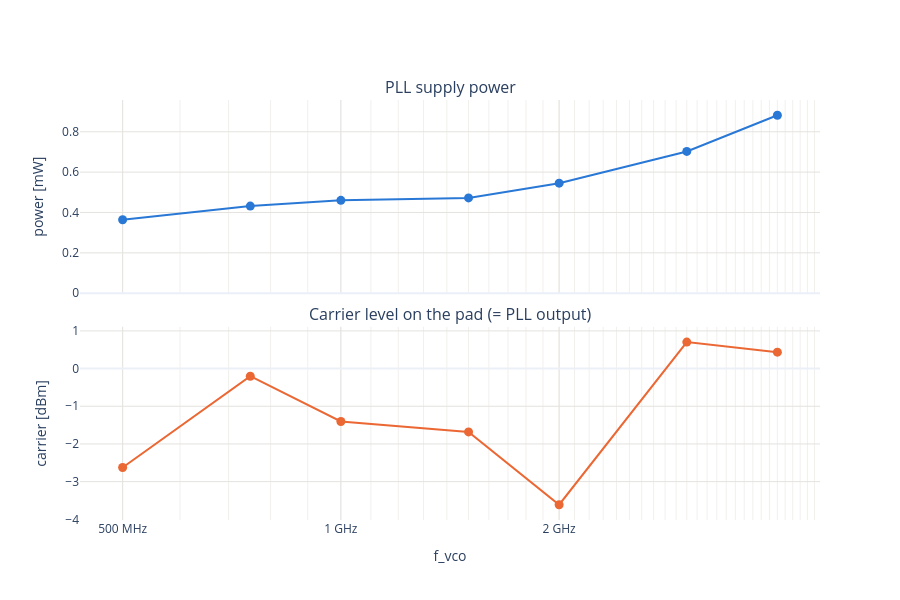

Source (notebook cell):
### Code cell
# PLL supply power and carrier level on the pad vs f_vco.
fig = make_subplots(rows=2, cols=1, shared_xaxes=True, vertical_spacing=0.08,
                    subplot_titles=["PLL supply power", "Carrier level on the pad (= PLL output)"])
fig.add_scatter(x=ok["f_vco"] / 1e6, y=ok["pll_p"] * 1e3, mode="lines+markers", showlegend=False, row=1, col=1,
                line=dict(color=PALETTE[0], width=2), marker=dict(size=9), customdata=HOVER_DATA,
                hovertemplate=f"%{{y:.3f}} mW at %{{x:g}} MHz<br>{HOVER_SETTING}<extra></extra>")
fig.add_scatter(x=ok["f_vco"] / 1e6, y=ok["carrier_dbm"], mode="lines+markers", showlegend=False, row=2, col=1,
                line=dict(color=PALETTE[1], width=2), marker=dict(size=9), customdata=np.c_[HOVER_DATA, ok["total_div"]],
                hovertemplate=f"%{{y:.1f}} dBm at %{{x:g}} MHz (/%{{customdata[6]:.0f}})<br>{HOVER_SETTING}<extra></extra>")
fig.update_layout(template="plotly_white", height=600)
fig.update_xaxes(gridcolor=GRID, **FREQ_AXIS)
fig.update_xaxes(title="f_vco", row=2)
fig.update_yaxes(gridcolor=GRID)
fig.update_yaxes(title="power [mW]", rangemode="tozero", row=1)
fig.update_yaxes(title="carrier [dBm]", row=2)
save(fig, "power_carrier_vs_f")

### Figure 1 — Plotly figure (JSON) as saved in the notebook; plotly's stock layout.template omitted (floating-point values rounded to 4 significant figures)
{"data": [{"customdata": [[13.0, 11.0, 8.0, 2005.0, -2.624, 3.906], [10.0, 9.0, 2.0, 2004.0, -0.2022, 5.859], [6.0, 8.0, 10.0, 1996.0, -1.404, 7.812], [0.0, 11.0, 15.0, 1939.0, -1.68, 11.72], [0.0, 9.0, 0.0, 1938.0, -3.612, 15.62], [0.0, 8.0, 12.0, 15020.0, 0.7035, 23.44], [0.0, 8.0, 0.0, 28040.0, 0.436, 31.25]], "hovertemplate": "%{y:.3f} mW at %{x:g} MHz<br>ref %{customdata[5]:.4g} MHz, c%{customdata[0]:.0f} min %{customdata[1]:.0f} max %{customdata[2]:.0f}, |Kvco| %{customdata[3]:.0f} MHz/V, carrier %{customdata[4]:.1f} dBm<extra></extra>", "line": {"color": "#2a78d6", "width": 2}, "marker": {"size": 9}, "mode": "lines+markers", "showlegend": false, "type": "scatter", "x": [500.0, 750.0, 1000.0, 1500.0, 2000.0, 3000.0, 4000.0], "xaxis": "x", "y": [0.3637, 0.4317, 0.4603, 0.4723, 0.5452, 0.7026, 0.8816], "yaxis": "y"}, {"customdata": [[13.0, 11.0, 8.0, 2005.0, -2.624, 3.906, 4.0], [10.0, 9.0, 2.0, 2004.0, -0.2022, 5.859, 8.0], [6.0, 8.0, 10.0, 1996.0, -1.404, 7.812, 8.0], [0.0, 11.0, 15.0, 1939.0, -1.68, 11.72, 16.0], [0.0, 9.0, 0.0, 1938.0, -3.612, 15.62, 16.0], [0.0, 8.0, 12.0, 15020.0, 0.7035, 23.44, 32.0], [0.0, 8.0, 0.0, 28040.0, 0.436, 31.25, 32.0]], "hovertemplate": "%{y:.1f} dBm at %{x:g} MHz (/%{customdata[6]:.0f})<br>ref %{customdata[5]:.4g} MHz, c%{customdata[0]:.0f} min %{customdata[1]:.0f} max %{customdata[2]:.0f}, |Kvco| %{customdata[3]:.0f} MHz/V, carrier %{customdata[4]:.1f} dBm<extra></extra>", "line": {"color": "#eb6834", "width": 2}, "marker": {"size": 9}, "mode": "lines+markers", "showlegend": false, "type": "scatter", "x": [500.0, 750.0, 1000.0, 1500.0, 2000.0, 3000.0, 4000.0], "xaxis": "x2", "y": [-2.624, -0.2022, -1.404, -1.68, -3.612, 0.7035, 0.436], "yaxis": "y2"}], "layout": {"annotations": [{"font": {"size": 16}, "showarrow": false, "text": "PLL supply power", "x": 0.5, "xanchor": "center", "xref": "paper", "y": 1, "yanchor": "bottom", "yref": "paper"}, {"font": {"size": 16}, "showarrow": false, "text": "Carrier level on the pad (= PLL output)", "x": 0.5, "xanchor": "center", "xref": "paper", "y": 0.46, "yanchor": "bottom", "yref": "paper"}], "height": 600, "xaxis": {"anchor": "y", "domain": [0, 1], "gridcolor": "#e4e3df", "matches": "x2", "minor": {"gridcolor": "#f1f0ed", "showgrid": true}, "showticklabels": false, "ticktext": ["100 MHz", "200 MHz", "500 MHz", "1 GHz", "2 GHz", "5 GHz", "10 GHz"], "tickvals": [100, 200, 500, 1000, 2000, 5000, 10000], "type": "log"}, "xaxis2": {"anchor": "y2", "domain": [0, 1], "gridcolor": "#e4e3df", "minor": {"gridcolor": "#f1f0ed", "showgrid": true}, "ticktext": ["100 MHz", "200 MHz", "500 MHz", "1 GHz", "2 GHz", "5 GHz", "10 GHz"], "tickvals": [100, 200, 500, 1000, 2000, 5000, 10000], "title": {"text": "f_vco"}, "type": "log"}, "yaxis": {"anchor": "x", "domain": [0.54, 1], "gridcolor": "#e4e3df", "rangemode": "tozero", "title": {"text": "power [mW]"}}, "yaxis2": {"anchor": "x2", "domain": [0, 0.46], "gridcolor": "#e4e3df", "title": {"text": "carrier [dBm]"}}}}
